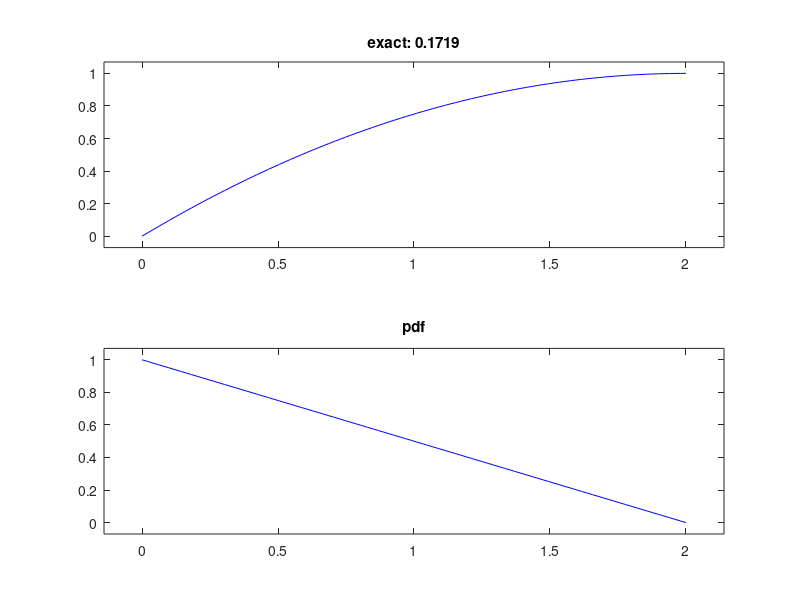
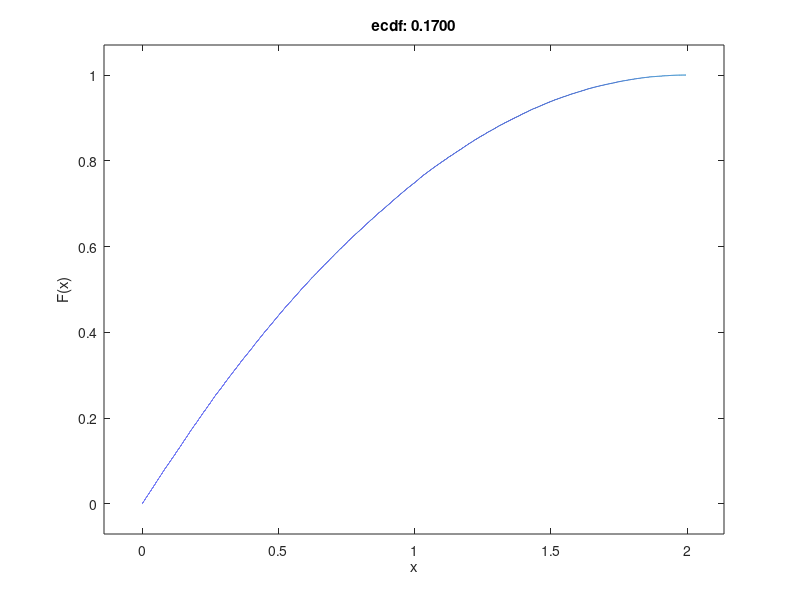

Here is the MATLAB script that generated these plots, in order:
clc;clear;clf;

% 
% by hand approach: knowing the cdf means that you also know the pdf
% sieve formula, P(min(x,y)<d)=P(x<d + y<d)=P(x<d)+P(y<d)-P(x<d*y<d)
% getting the pdf: take the derivative
% 
% 


% plot the obtained cdf
figure(1);
xx=linspace(0,2);
F=@(x) x/2+x/2-(x/2).*(x/2);
yy=F(xx);
subplot(2,1,1);
plot(xx,yy,"b");
title(sprintf("exact: %.4f",F(3/4)-F(1/2)));
axis padded;

subplot(2,1,2);
f=@(x)1-x/2;
yy=f(xx);
plot(xx,yy,"b");
title(sprintf("pdf"));
axis padded;






% by-simulation
figure(2);
N=100000;
x=2*rand(1,N);
y=2*rand(1,N);
RV=min(x,y);
ecdf(RV);
K=sum(RV>1/2 & RV<3/4);
title(sprintf("ecdf: %.4f",K/N));
axis padded;
